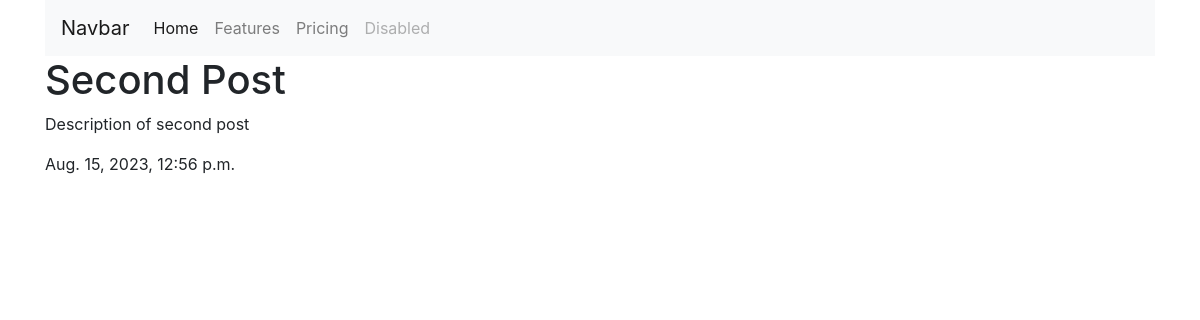
/post-details/2, run on an earlier commit of the app's database.
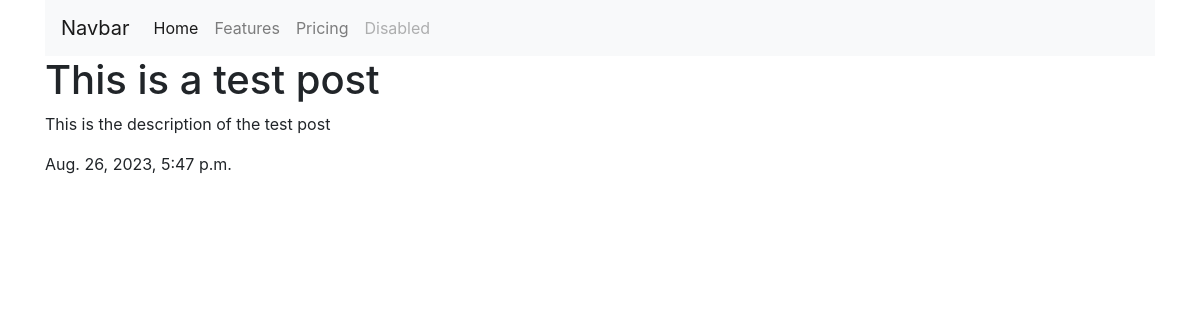
And on a later commit of the database.
### dbpost/models/models.py (models this page shows, shortened)
class Post(BaseStampStampModel):
    title = models.CharField(max_length=50, blank=False)
    description = models.TextField(blank=True)
    published = models.DateTimeField(auto_now_add=True)
    user = models.ForeignKey(User, on_delete=models.CASCADE)
    category = models.ManyToManyField(PostCategory, related_name='post')

### dbpost/views/func_base_view.py (the view)
# urls.py: path('post-details/<int:post_id>', post_details_view, name="post_details"),
def post_details_view(request, post_id, *args, **kwargs):
    post_object = Post.objects.filter(id=post_id).first()
    return render(request, 'dbpost/post_details.html', {"post": post_object})

### dbpost/templates/dbpost/post_details.html (shortened to what this page needs)
{% extends 'dbcore/base.html' %}
{% block content%}
    <h1>{{post.title}}</h1>
    <p>{{post.description}}</p>
    <p>{{post.published}}</p>
{% endblock %}

What changed in the data, as far as the page shows it:
changed Post: title "Second Post" → "This is a test post"; description "Description of second post" → "This is the description of the test post"; published "Aug. 15, 2023, 12:56 p.m." → "Aug. 26, 2023, 5:47 p.m."
